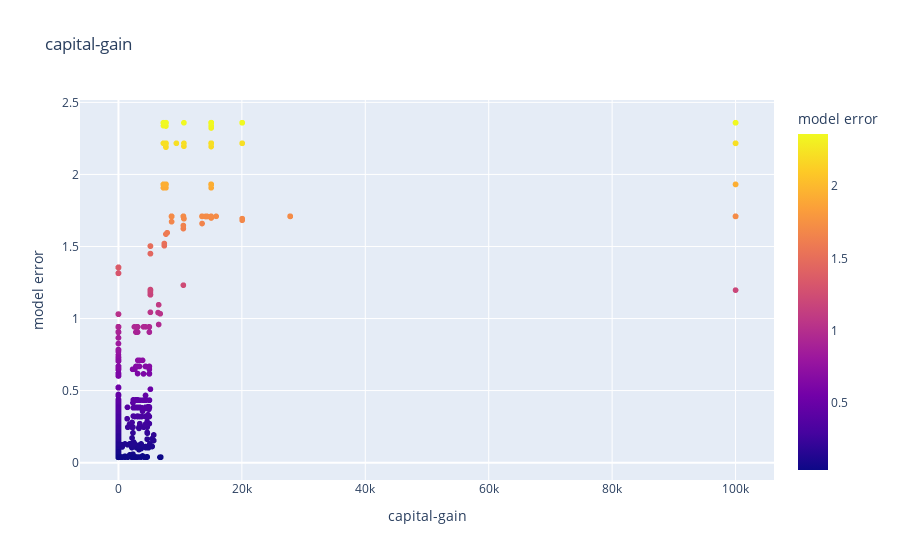
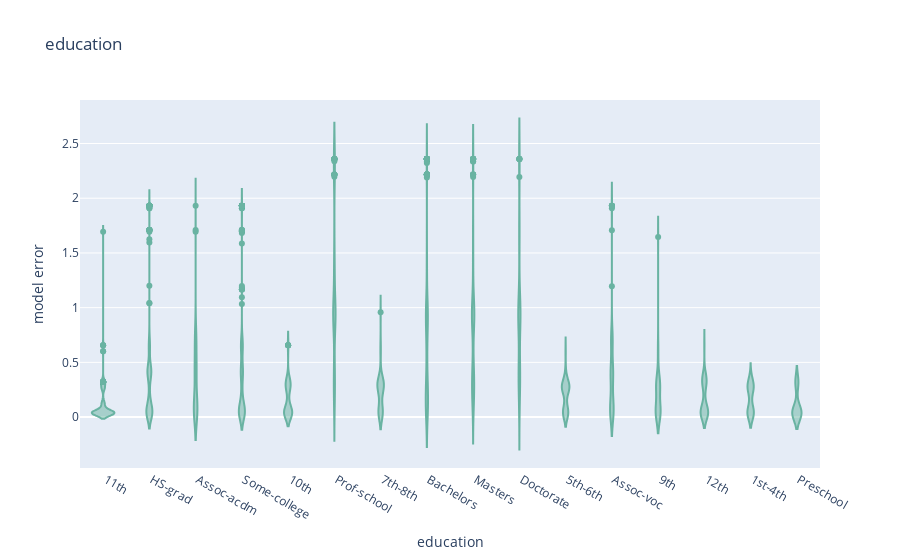

Notebook source saved alongside these figures, in order:
### Code cell
result

### Figure 1 — Plotly figure (JSON) as saved in the notebook; plotly's stock layout.template omitted (floating-point values rounded to 4 significant figures; data arrays with more than 128 entries replaced by an {"elided": "..."} marker saying what was removed)
{"data": [{"hovertemplate": "capital-gain=%{x}<br>model error=%{marker.color}<extra></extra>", "legendgroup": "", "marker": {"color": {"elided": "16281 float values"}, "coloraxis": "coloraxis", "symbol": "circle"}, "mode": "markers", "name": "", "showlegend": false, "type": "scattergl", "x": {"elided": "16281 int values"}, "xaxis": "x", "y": {"elided": "16281 float values"}, "yaxis": "y"}], "layout": {"autosize": true, "coloraxis": {"colorbar": {"title": {"text": "model error"}}, "colorscale": [[0, "#0d0887"], [0.1111, "#46039f"], [0.2222, "#7201a8"], [0.3333, "#9c179e"], [0.4444, "#bd3786"], [0.5556, "#d8576b"], [0.6667, "#ed7953"], [0.7778, "#fb9f3a"], [0.8889, "#fdca26"], [1, "#f0f921"]]}, "legend": {"tracegroupgap": 0}, "title": {"text": "capital-gain"}, "xaxis": {"anchor": "y", "autorange": true, "domain": [0, 1], "range": [-5968.0, 106000.0], "title": {"text": "capital-gain"}, "type": "linear"}, "yaxis": {"anchor": "x", "autorange": true, "domain": [0, 1], "range": [-0.1542, 2.55], "title": {"text": "model error"}, "type": "linear"}}}

### Figure 2 — Plotly figure (JSON) as saved in the notebook; plotly's stock layout.template omitted (floating-point values rounded to 4 significant figures; data arrays with more than 128 entries replaced by an {"elided": "..."} marker saying what was removed)
{"data": [{"alignmentgroup": "True", "box": {"visible": false}, "hovertemplate": "education=%{x}<br>model error=%{y}<extra></extra>", "legendgroup": "", "marker": {"color": "#69b3a2"}, "name": "", "offsetgroup": "", "orientation": "v", "scalegroup": "True", "showlegend": false, "type": "violin", "x": {"elided": "16281 str values"}, "x0": " ", "xaxis": "x", "y": {"elided": "16281 float values"}, "y0": " ", "yaxis": "y"}], "layout": {"autosize": true, "legend": {"tracegroupgap": 0}, "title": {"text": "education"}, "violinmode": "group", "xaxis": {"anchor": "y", "autorange": true, "domain": [0, 1], "range": [-0.5, 15.5], "title": {"text": "education"}, "type": "category"}, "yaxis": {"anchor": "x", "autorange": true, "domain": [0, 1], "range": [-0.4654, 2.898], "title": {"text": "model error"}, "type": "linear"}}}
